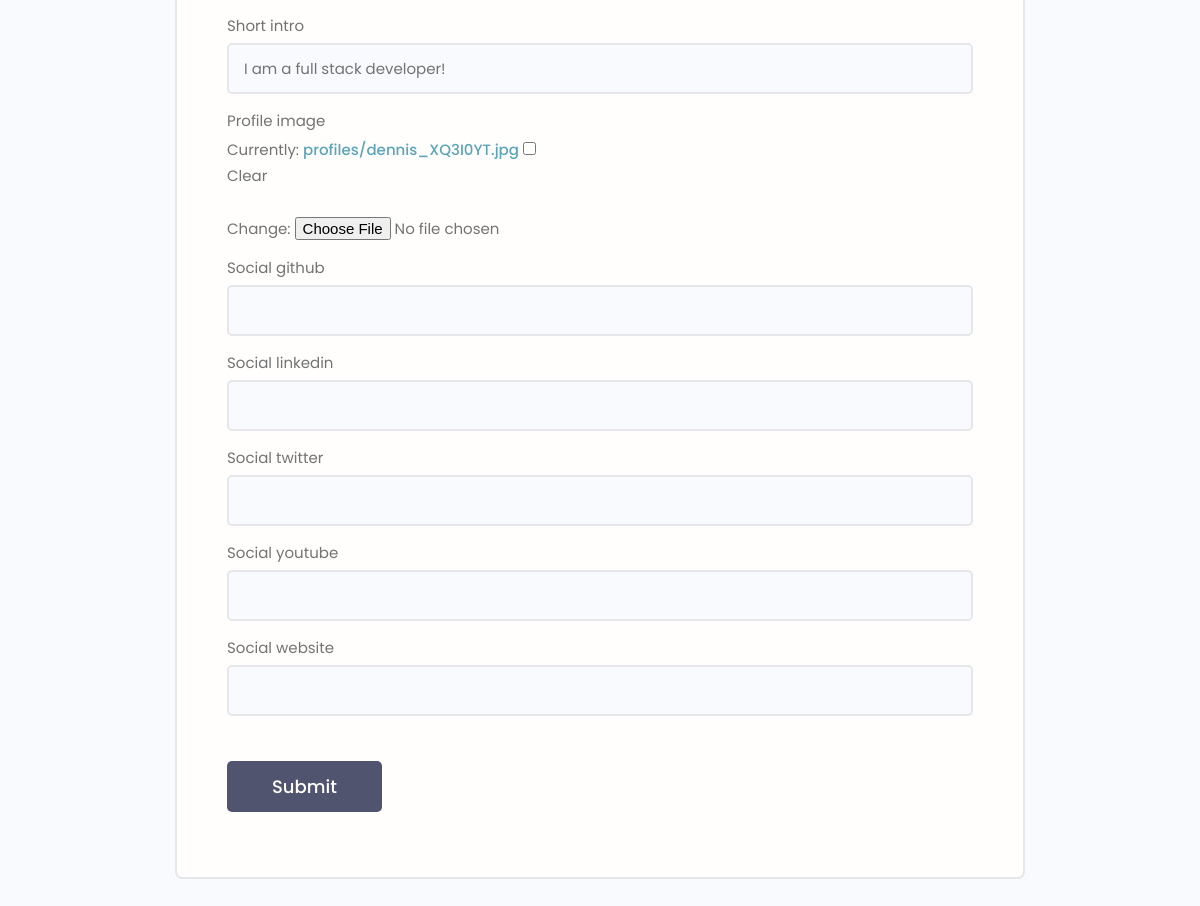
Page /edit-account/ (signed in, lower part) on the earlier database version.
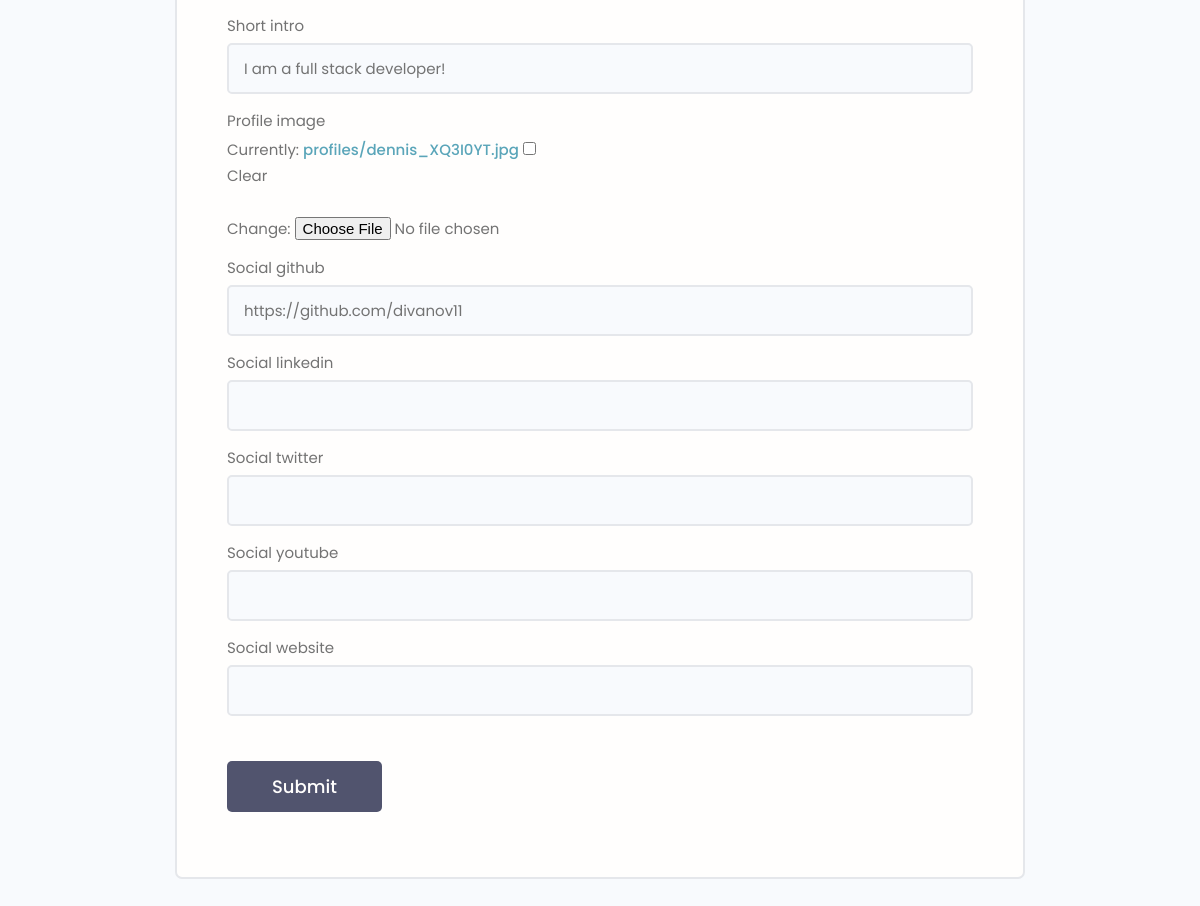
Same page on the later database version.
### users/models.py (models this page shows, shortened)
class Profile(models.Model):
    user = models.OneToOneField(
        User, on_delete=models.CASCADE, null=True, blank=True)
    name = models.CharField(max_length=200, blank=True, null=True)
    email = models.EmailField(max_length=500, blank=True, null=True)
    username = models.CharField(max_length=200, blank=True, null=True)
    location = models.CharField(max_length=200, blank=True, null=True)
    short_intro = models.CharField(max_length=500, blank=True, null=True)
    bio = models.TextField(blank=True, null=True)
    profile_image = models.ImageField(
        null=True, blank=True, upload_to='profiles/', default='profiles/user-default.png')
    social_github = models.CharField(max_length=200, blank=True, null=True)
    social_twitter = models.CharField(max_length=200, blank=True, null=True)
    social_linkedin = models.CharField(max_length=200, blank=True, null=True)
    social_youtube = models.CharField(max_length=200, blank=True, null=True)
    social_website = models.CharField(max_length=200, blank=True, null=True)
    created = models.DateTimeField(auto_now_add=True)
    id = models.UUIDField(default=uuid.uuid4, unique=True,
                          primary_key=True, editable=False)

### users/views.py (the view)
# urls.py: path('edit-account/', views.editAccount, name='edit-account'),
@login_required(login_url='login')
def editAccount(request):
    profile = request.user.profile
    form = ProfileForm(instance=profile)
    if request.method == 'POST':
        form = ProfileForm(request.POST, request.FILES, instance=profile)
        if form.is_valid():
            form.save()
            return redirect('account')
    context = {'form': form}
    return render(request, 'users/profile_form.html', context)

### users/forms.py
class ProfileForm(ModelForm):
    class Meta:
        model = Profile
        fields = [
            'name', 'email', 'username', 'location', 'bio', 'short_intro', 'profile_image',
            'social_github', 'social_linkedin', 'social_twitter', 'social_youtube', 'social_website'
        ]
    def __init__(self, *args, **kwargs):
        super(ProfileForm, self).__init__(*args, **kwargs)
        for name,field in self.fields.items():
            field.widget.attrs.update({'class':'input'})

### users/templates/users/profile_form.html (shortened to what this page needs)
{% extends 'main.html' %}
{% block content %}
    <main class="formPage my-xl">
        <div class="content-box">
            <div class="formWrapper">
                <br>
                <form class="form" method="post" action="{% url 'edit-account' %}" enctype="multipart/form-data">
                    {% for field in form %}
                         <div class="form__field">
                            <label for="formInput#text">{{field.label}} </label>
                            {{field}}
                        </div>
                    {% endfor %}
                    <input class="btn btn--sub btn--lg  my-md" type="submit" value="Submit" />
                </form>
            </div>
        </div>
    </main>
{% endblock content %}

Differences in the rows shown:
changed Profile "I am a full stack developer!": social_github (not shown) → "https://github.com/divanov11"
